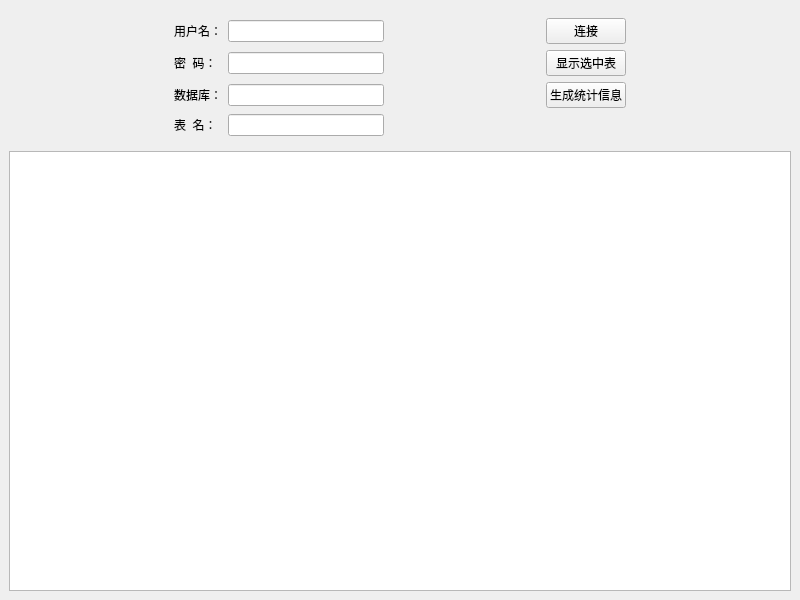
<?xml version="1.0" encoding="UTF-8"?>
<ui version="4.0">
 <class>MainWindow</class>
 <widget class="QMainWindow" name="MainWindow">
  <property name="geometry">
   <rect>
    <x>0</x>
    <y>0</y>
    <width>800</width>
    <height>600</height>
   </rect>
  </property>
  <property name="windowTitle">
   <string>MainWindow</string>
  </property>
  <widget class="QWidget" name="centralwidget">
   <layout class="QVBoxLayout" name="verticalLayout">
    <item>
     <widget class="QWidget" name="widget" native="true">
      <layout class="QGridLayout" name="gridLayout">
       <item row="2" column="1">
        <widget class="QLabel" name="label_4">
         <property name="text">
          <string>数据库：</string>
         </property>
        </widget>
       </item>
       <item row="1" column="2">
        <widget class="QLineEdit" name="editPassword">
         <property name="text">
          <string/>
         </property>
         <property name="echoMode">
          <enum>QLineEdit::Password</enum>
         </property>
        </widget>
       </item>
       <item row="3" column="1">
        <widget class="QLabel" name="label_3">
         <property name="text">
          <string>表  名：</string>
         </property>
        </widget>
       </item>
       <item row="2" column="0">
        <spacer name="horizontalSpacer_2">
         <property name="orientation">
          <enum>Qt::Horizontal</enum>
         </property>
         <property name="sizeHint" stdset="0">
          <size>
           <width>40</width>
           <height>20</height>
          </size>
         </property>
        </spacer>
       </item>
       <item row="0" column="1">
        <widget class="QLabel" name="label">
         <property name="text">
          <string>用户名：</string>
         </property>
        </widget>
       </item>
       <item row="0" column="4">
        <widget class="QPushButton" name="btnConnect">
         <property name="text">
          <string>连接</string>
         </property>
        </widget>
       </item>
       <item row="1" column="4">
        <widget class="QPushButton" name="btnShow">
         <property name="text">
          <string>显示选中表</string>
         </property>
        </widget>
       </item>
       <item row="2" column="2">
        <widget class="QLineEdit" name="editDatabase"/>
       </item>
       <item row="0" column="2">
        <widget class="QLineEdit" name="editUser"/>
       </item>
       <item row="2" column="4">
        <widget class="QPushButton" name="btnAnalyze">
         <property name="text">
          <string>生成统计信息</string>
         </property>
        </widget>
       </item>
       <item row="3" column="2">
        <widget class="QLineEdit" name="editTable">
         <property name="text">
          <string/>
         </property>
         <property name="echoMode">
          <enum>QLineEdit::Normal</enum>
         </property>
        </widget>
       </item>
       <item row="1" column="1">
        <widget class="QLabel" name="label_2">
         <property name="text">
          <string>密  码：</string>
         </property>
        </widget>
       </item>
       <item row="1" column="3">
        <spacer name="horizontalSpacer">
         <property name="orientation">
          <enum>Qt::Horizontal</enum>
         </property>
         <property name="sizeHint" stdset="0">
          <size>
           <width>40</width>
           <height>20</height>
          </size>
         </property>
        </spacer>
       </item>
       <item row="1" column="5">
        <spacer name="horizontalSpacer_3">
         <property name="orientation">
          <enum>Qt::Horizontal</enum>
         </property>
         <property name="sizeHint" stdset="0">
          <size>
           <width>40</width>
           <height>20</height>
          </size>
         </property>
        </spacer>
       </item>
      </layout>
     </widget>
    </item>
    <item>
     <widget class="QTableView" name="tableView"/>
    </item>
   </layout>
  </widget>
 </widget>
 <resources/>
 <connections/>
</ui>
